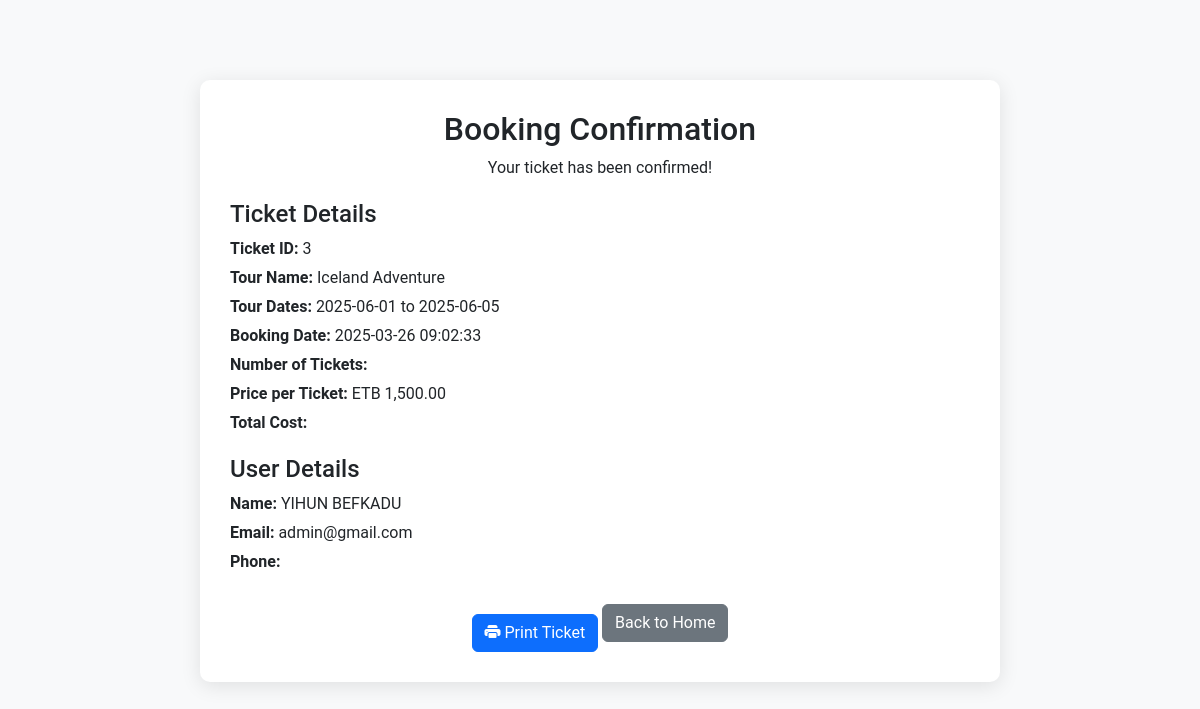
The page /booked.php?booking_id=3 (signed in) on the database its author committed.
### tables this page shows
CREATE TABLE `bookings` (
  `booking_id` int(11) NOT NULL,
  `user_id` int(11) NOT NULL,
  `tour_id` int(11) NOT NULL,
  `booking_date` timestamp NOT NULL DEFAULT current_timestamp(),
  `status` enum('Confirmed','Pending','Cancelled') DEFAULT 'Pending',
  `booking_day` date DEFAULT NULL
);

CREATE TABLE `tours` (
  `tour_id` int(11) NOT NULL,
  `title` varchar(255) NOT NULL,
  `description` text NOT NULL,
  `price` decimal(10,2) NOT NULL,
  `start_date` date NOT NULL,
  `end_date` date NOT NULL,
  `location` varchar(255) NOT NULL,
  `main_image` varchar(255) DEFAULT NULL,
  `video_url` varchar(255) DEFAULT NULL,
  `created_at` timestamp NOT NULL DEFAULT current_timestamp(),
  `status` enum('active','inactive') DEFAULT 'active',
  `featured` tinyint(1) DEFAULT 0,
  `recommended` tinyint(1) DEFAULT 0
);

CREATE TABLE `users` (
  `user_id` int(11) NOT NULL,
  `name` varchar(255) NOT NULL,
  `email` varchar(255) NOT NULL,
  `password_hash` varchar(255) NOT NULL,
  `role` enum('Traveler','Admin') DEFAULT 'Traveler',
  `profile_picture` varchar(255) DEFAULT NULL,
  `nationality` varchar(100) DEFAULT NULL,
  `phone_number` varchar(15) DEFAULT NULL,
  `date_of_birth` date DEFAULT NULL,
  `preferred_language` varchar(50) DEFAULT NULL,
  `home_address` text DEFAULT NULL,
  `gender` enum('Male','Female') DEFAULT NULL,
  `created_at` timestamp NOT NULL DEFAULT current_timestamp()
);

### booked.php (the view, shortened to what this page needs)
<?php
include 'DB_Bifrost.php';
$booking_id = isset($_GET['booking_id']) ? intval($_GET['booking_id']) : 0;
$stmt = $pdo->prepare("SELECT
    b.booking_id,
    b.booking_date,
    b.booking_day,
    b.status,
    t.title AS tour_title,
    t.start_date,
    t.end_date,
    t.price,
    u.name AS user_name,
    u.email,
    u.phone_number
FROM bookings b
JOIN tours t ON b.tour_id = t.tour_id
JOIN users u ON b.user_id = u.user_id
WHERE b.booking_id = ?");
$stmt->execute([$booking_id]);
$booking = $stmt->fetch(PDO::FETCH_ASSOC);
?>
<!DOCTYPE html>
<html lang="en">
<head>
  <link rel="stylesheet" href="https://cdn.jsdelivr.net/npm/bootstrap@5.3.0-alpha1/dist/css/bootstrap.min.css">
  <link rel="stylesheet" href="https://cdn.jsdelivr.net/npm/bootstrap-icons@1.10.5/font/bootstrap-icons.css">
</head>
<body>
  <div class="container ticket-container">
    <div class="ticket-header">
      <h1>Booking Confirmation</h1>
      <p>Your ticket has been confirmed!</p>
    </div>
    <div class="ticket-details">
      <h4>Ticket Details</h4>
      <p><strong>Ticket ID:</strong> <?php echo $booking['booking_id']; ?></p>
      <p><strong>Tour Name:</strong> <?php echo htmlspecialchars($booking['tour_title']); ?></p>
      <p><strong>Tour Dates:</strong> <?php echo htmlspecialchars($booking['start_date']) . ' to ' . htmlspecialchars($booking['end_date']); ?></p>
      <p><strong>Booking Date:</strong> <?php echo $booking['booking_date']; ?></p>
      <p><strong>Number of Tickets:</strong> </p>
      <p><strong>Price per Ticket:</strong> ETB <?php echo number_format($booking['price'], 2); ?></p>
      <p><strong>Total Cost:</strong> </p>
    </div>
    <div class="ticket-details">
      <h4>User Details</h4>
      <p><strong>Name:</strong> <?php echo htmlspecialchars($booking['user_name']); ?></p>
      <p><strong>Email:</strong> <?php echo htmlspecialchars($booking['email']); ?></p>
      <p><strong>Phone:</strong> <?php echo htmlspecialchars($booking['phone_number']); ?></p>
    </div>
    <div class="ticket-footer no-print">
      <button class="btn btn-primary print-btn" onclick="window.print();"><i class="bi bi-printer-fill"></i> Print Ticket</button>
      <a href="index.php" class="btn btn-secondary">Back to Home</a>
    </div>
  </div>
</body>
</html>

### booked.php (style rules this page uses)
body { font-family: 'Roboto', sans-serif; background-color: #f8f9fa; }
.ticket-container { max-width: 800px; margin: 80px auto; background: #fff; border-radius: 10px; box-shadow: 0 4px 20px rgba(0,0,0,0.1); padding: 30px; }
.ticket-header { text-align: center; margin-bottom: 20px; }
.ticket-header h1 { font-size: 2rem; }
.ticket-details { margin-bottom: 20px; }
.ticket-details p { margin: 5px 0; }
.ticket-footer { text-align: center; }
.print-btn { margin-top: 20px; }

### rows shown on the page
bookings: booking_id "3", tour.title "Iceland Adventure", tour.start_date "2025-06-01", tour.end_date "2025-06-05", booking_date "2025-03-26 09:02:33", tour.price "1,500.00", user.name "YIHUN BEFKADU", user.email "admin@gmail.com"
